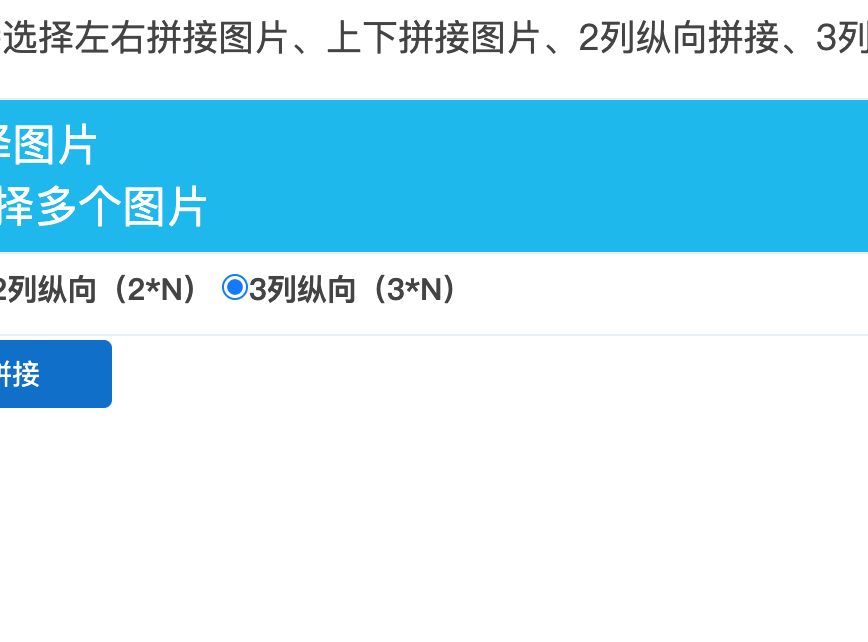
#> input picture service/WX20201217-002128@2x.png, 868 x 642 px; its folder holds 2 pictures in this run
$ python pj.py
#> lines starting #> are read from the running program, lines starting #| are printed output that depends on the picture
from PIL import Image
from os import listdir


def pinjie():
    im_list = [Image.open(fn) for fn in listdir() if fn.endswith('.png')]
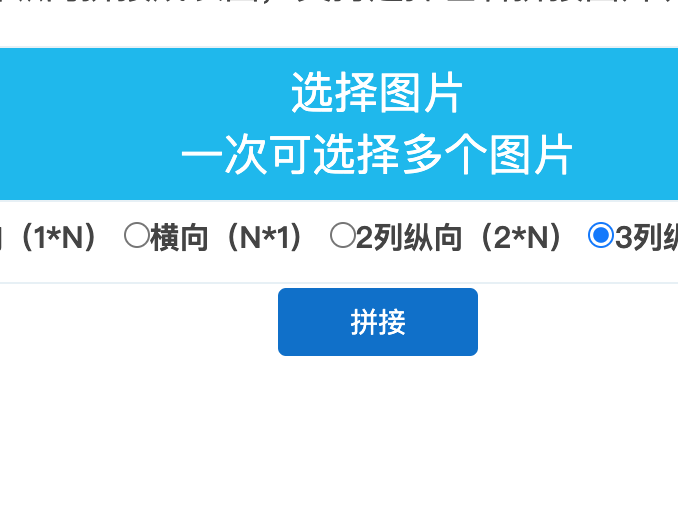
#> input picture service/WX20201217-002134@2x.png, 678 x 514 px
#> im_list = 2 items
    ims = []
    for f in im_list:
        print(f.size)
        new_image = f.resize((1280, 1280), Image.BILINEAR)
        ims.append(new_image)
#> this loop made 2 passes
#| (868, 642)
#| (678, 514)
#> pass 1, in pinjie, `new_image = f.resize((1280, 1280), Image.BILINEAR)`:
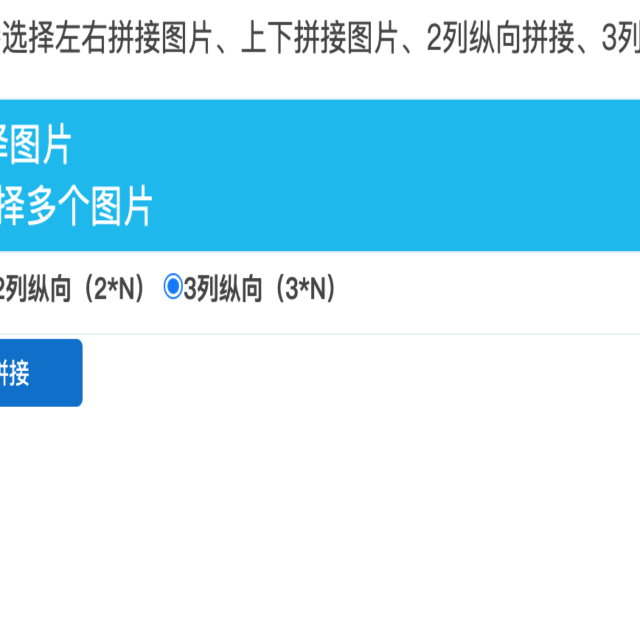
#> new_image: PIL image 1280x1280 RGBA (shown at 1/2 size); mean R, G, B, A 195.9, 232.4, 245.5, 255
#> pass 2, in pinjie, `new_image = f.resize((1280, 1280), Image.BILINEAR)`:
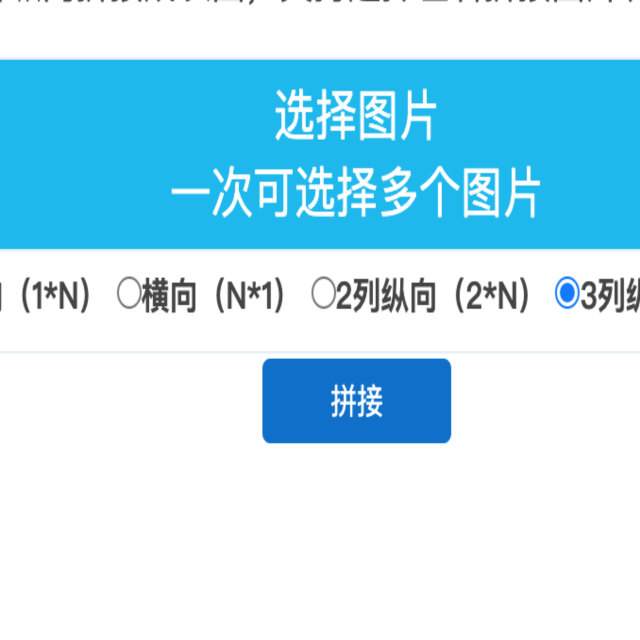
#> new_image: PIL image 1280x1280 RGBA (shown at 1/2 size); mean R, G, B, A 181.4, 227, 244.7, 255
#> after the loop, ims = 2 items
    if len(ims) < 1:
        return
    width, height = ims[0].size
#> width = 1280; height = 1280
    result = Image.new(ims[0].mode, (width * len(ims), height))
#> result: PIL image 2560x1280 RGBA; every value is 0
    for i, im in enumerate(ims):
        result.paste(im, box=(i*width, 0))
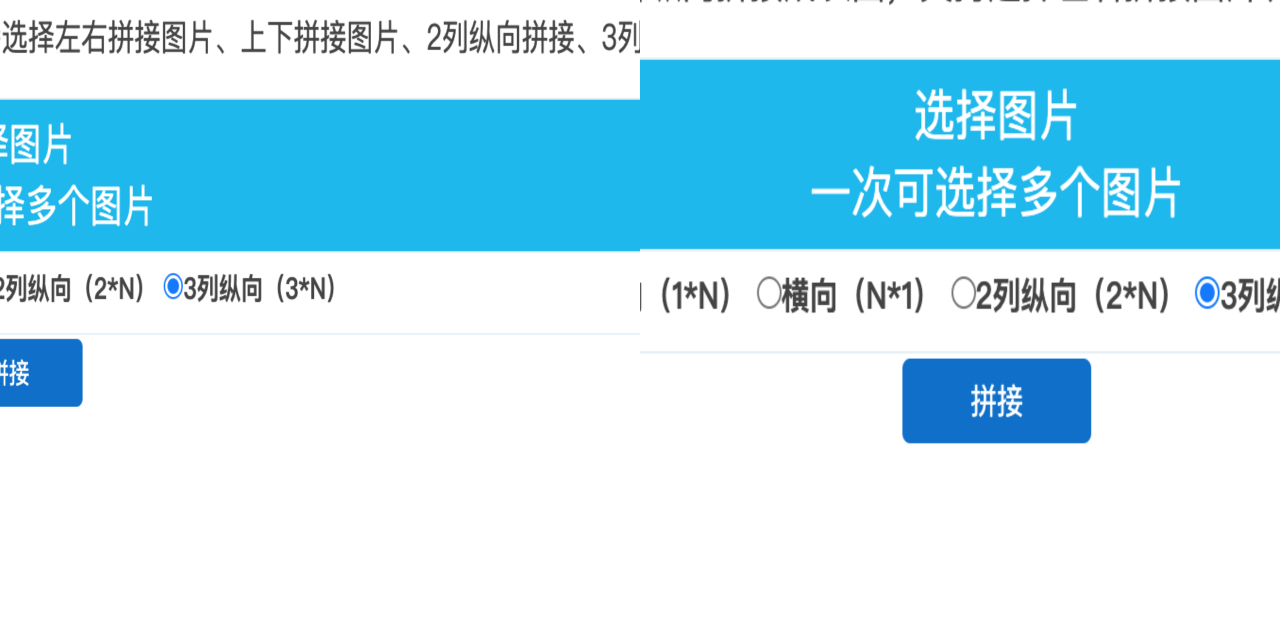
#> result: PIL image 2560x1280 RGBA (shown at 1/2 size); mean R, G, B, A 188.7, 229.7, 245.1, 255
    result.save('a.png')


def print_hi(name):
    # Use a breakpoint in the code line below to debug your script.
    print(f'Hi, {name}')  # Press ⌘F8 to toggle the breakpoint.


# Press the green button in the gutter to run the script.
if __name__ == '__main__':
    pinjie()
